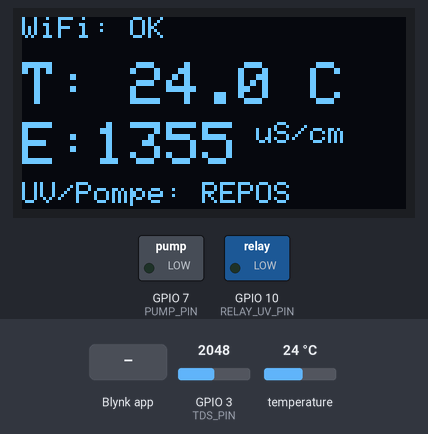
Simulated run of this sketch. Board: ESP32-C3. Shown: 128×64 one-colour display, switched loads named in the sketch (green lamp = pin HIGH). Inputs (shaded band) come from the test bench; at power-on: temperature 24 °C, GPIO 3 (TDS_PIN) = 2048. WiFi joins after 1.5 s; servers stay silent unless stated; the local clock reads 2024-03-15 10:24:30 at power-on unless the sketch sets it; what the sketch prints to the serial monitor is not drawn.

Above: at 4.9 s.
5.0 s: Blynk app writes 1 to V4
At 7.1 s:
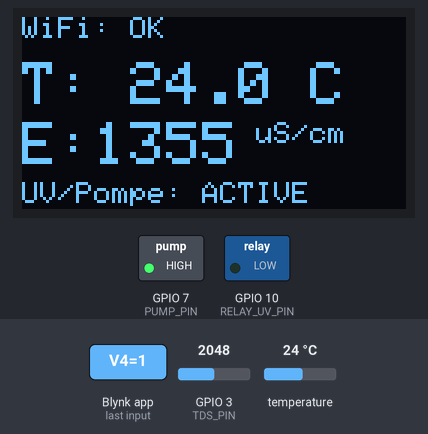
7.8 s: temperature set to 12 °C
At 9.5 s:
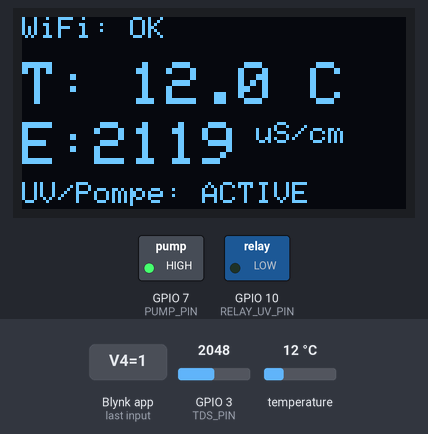
9.8 s: Blynk app writes 0 to V4
At 12.8 s:
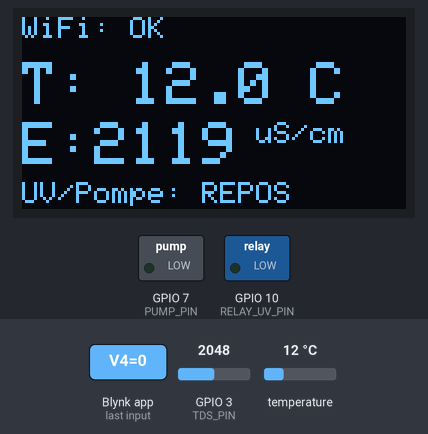
13.8 s: GPIO 3 (TDS_PIN) set to 2866
At 15.5 s:
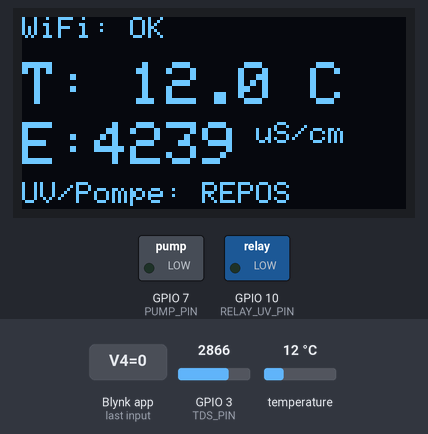
15.8 s: temperature set to 19 °C
At 17.1 s:
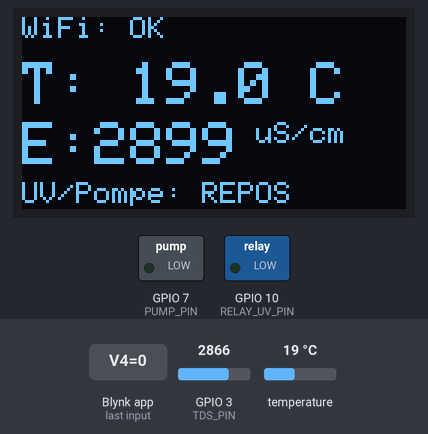
17.8 s: Blynk app writes 1 to V4
At 18.6 s:
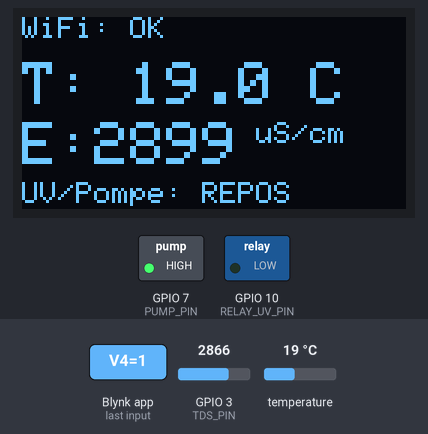
Timing chart, 0 to 20.8 s (numbered marks = the images above; inputs shaded):
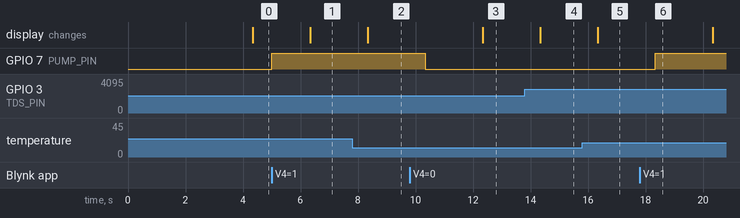

The sketch:

ASSIF-System.ino
```cpp
#define BLYNK_TEMPLATE_ID "TMPLxxxxxx" // Remplacer par votre ID
#define BLYNK_TEMPLATE_NAME "ESP32C3"
#define BLYNK_AUTH_TOKEN "VOTRE_TOKEN_BLYNK_ICI"

#include <WiFi.h>
#include <WiFiMulti.h>
#include <BlynkSimpleEsp32.h>
#include <OneWire.h>
#include <DallasTemperature.h>
#include <Wire.h>
#include <Adafruit_GFX.h>
#include <Adafruit_SSD1306.h>
#include "time.h"

// --- Définition des broches (ESP32-C3) ---
#define ONE_WIRE_BUS 5      // Sonde DS18B20
#define TDS_PIN 3           // Capteur TDS (ADC)
#define RELAY_UV_PIN 10     // Relais lampe UV
#define PUMP_PIN 7          // Transistor de la pompe
#define SCREEN_WIDTH 128
#define SCREEN_HEIGHT 64

// --- Objets ---
WiFiMulti wifiMulti;
OneWire oneWire(ONE_WIRE_BUS);
DallasTemperature sensors(&oneWire);
Adafruit_SSD1306 display(SCREEN_WIDTH, SCREEN_HEIGHT, &Wire, -1);
BlynkTimer timer;

// --- Variables globales ---
float temperature = 25.0;
float tdsValue = 0;
float ecValue = 0;
bool isSterilizing = false;
bool manualOverride = false;

// Paramètres NTP (Heure internet pour le Maroc)
const char* ntpServer = "pool.ntp.org";
const char* time_zone = "WET0WEST,M3.5.0,M10.5.0/3";

void setup() {
  Serial.begin(115200);

  // Initialisation de la pompe (Éteinte par défaut)
  pinMode(PUMP_PIN, OUTPUT);
  digitalWrite(PUMP_PIN, LOW);

  // Initialisation du relais (Astuce 3.3V : INPUT = relais éteint)
  pinMode(RELAY_UV_PIN, INPUT);

  // Initialisation I2C pour l'écran OLED (SDA=8, SCL=9 sur C3)
  Wire.begin(8, 9);
  if(!display.begin(SSD1306_SWITCHCAPVCC, 0x3C)) {
    Serial.println(F("Échec SSD1306"));
    for(;;);
  }
  display.clearDisplay();
  display.setTextColor(WHITE);

  // Initialisation DS18B20
  sensors.begin();

  // Configuration multi Wi-Fi
  Serial.println("Connexion au Wi-Fi...");
  wifiMulti.addAP("VOTRE_NOM_DE_WIFI_1", "VOTRE_MOT_DE_PASSE_1");
  wifiMulti.addAP("VOTRE_NOM_DE_WIFI_2", "VOTRE_MOT_DE_PASSE_2");
  wifiMulti.addAP("VOTRE_NOM_DE_WIFI_3", "VOTRE_MOT_DE_PASSE_3");

  while (wifiMulti.run() != WL_CONNECTED) {
    delay(500);
    Serial.print(".");
  }
  Serial.println("\nWi-Fi connecté !");

  // Configuration de l'heure NTP
  configTzTime(time_zone, ntpServer);

  // Configuration Blynk
  Blynk.config(BLYNK_AUTH_TOKEN);

  // Minuteries
  timer.setInterval(2000L, readSensors);
  timer.setInterval(2000L, updateScreen);
  timer.setInterval(5000L, sendToBlynk);
  timer.setInterval(60000L, checkSchedule);
}

void loop() {
  if (wifiMulti.run() == WL_CONNECTED) {
    Blynk.run();
  }
  timer.run();
}

// --- Fonction de lecture des capteurs ---
void readSensors() {
  sensors.requestTemperatures();
  float tempC = sensors.getTempCByIndex(0);
  if (tempC != DEVICE_DISCONNECTED_C) {
    temperature = tempC;
  }

  int analogValue = analogRead(TDS_PIN);
  float voltage = analogValue * (3.3 / 4095.0);

  float compensationCoefficient = 1.0 + 0.02 * (temperature - 25.0);
  float compensationVoltage = voltage / compensationCoefficient;

  tdsValue = (133.42 * pow(compensationVoltage, 3) - 255.86 * pow(compensationVoltage, 2) + 857.39 * compensationVoltage) * 0.5;
  ecValue = tdsValue * 2.0;
}

// --- Fonction d'affichage OLED ---
void updateScreen() {
  display.clearDisplay();

  display.setTextSize(1);
  display.setCursor(0, 0);
  if (wifiMulti.run() == WL_CONNECTED) {
    display.print("WiFi: OK");
  } else {
    display.print("WiFi: OFF");
  }

  display.setCursor(0, 15);
  display.setTextSize(2);
  display.print("T: ");
  display.print(temperature, 1);
  display.print(" C");

  display.setCursor(0, 35);
  display.print("E:");
  display.print((int)ecValue);
  display.setTextSize(1);
  display.print(" uS/cm");

  display.setCursor(0, 55);
  display.print("UV/Pompe: ");
  display.print(isSterilizing ? "ACTIVE" : "REPOS");

  display.display();
}

// --- Fonction d'envoi vers Blynk ---
void sendToBlynk() {
  if (wifiMulti.run() == WL_CONNECTED) {
    Blynk.virtualWrite(V1, temperature);
    Blynk.virtualWrite(V2, ecValue);
    Blynk.virtualWrite(V3, isSterilizing ? 1 : 0);
  }
}

// --- Fonction de minuterie (Stérilisation quotidienne) ---
void checkSchedule() {
  if (manualOverride == true) {
    return; // Annule l'auto si manuel activé
  }

  struct tm timeinfo;
  if (!getLocalTime(&timeinfo)) {
    Serial.println("Erreur de récupération de l'heure");
    return;
  }

  int currentHour = timeinfo.tm_hour;
  int currentMin = timeinfo.tm_min;

  if (currentHour == 14 && currentMin < 30) {
    if (!isSterilizing) {
      // ON : On passe en OUTPUT et on active (LOW)
      pinMode(RELAY_UV_PIN, OUTPUT);
      digitalWrite(RELAY_UV_PIN, LOW);
      digitalWrite(PUMP_PIN, HIGH); // Pompe ON
      isSterilizing = true;
      Serial.println("Début du cycle de stérilisation.");
    }
  } else {
    if (isSterilizing) {
      // OFF : On passe en INPUT (Haute impédance) pour bloquer le courant
      pinMode(RELAY_UV_PIN, INPUT);
      digitalWrite(PUMP_PIN, LOW); // Pompe OFF
      isSterilizing = false;
      Serial.println("Fin du cycle de stérilisation.");
    }
  }
}

// --- Fonction exécutée quand on appuie sur le bouton Blynk (V4) ---
BLYNK_WRITE(V4) {
  int buttonState = param.asInt();

  if (buttonState == 1) {
    // ON MANUEL : On passe en OUTPUT et on active (LOW)
    pinMode(RELAY_UV_PIN, OUTPUT);
    digitalWrite(RELAY_UV_PIN, LOW);
    digitalWrite(PUMP_PIN, HIGH); // Pompe ON
    isSterilizing = true;
    manualOverride = true;
    Serial.println("Activation manuelle via Blynk !");
  } else {
    // OFF MANUEL : On passe en INPUT pour bloquer le courant
    pinMode(RELAY_UV_PIN, INPUT);
    digitalWrite(PUMP_PIN, LOW); // Pompe OFF
    isSterilizing = false;
    manualOverride = false;
    Serial.println("Arrêt manuel via Blynk.");
  }
}
```

Measured:
- after the input at 5.0 s, GPIO 7 (PUMP_PIN): LOW → HIGH at once; the display: changes after 1.3 s (image 1)
- after the input at 7.8 s, the display: changes after 0.54 s (image 2)
- after the input at 9.8 s, GPIO 7 (PUMP_PIN): HIGH → LOW after 0.54 s; the display: changes after 2.5 s (image 3)
- after the input at 13.8 s, the display: changes after 0.54 s (image 4)
- after the input at 15.8 s, the display: changes after 0.54 s (image 5)
- after the input at 17.8 s, GPIO 7 (PUMP_PIN): LOW → HIGH after 0.54 s
